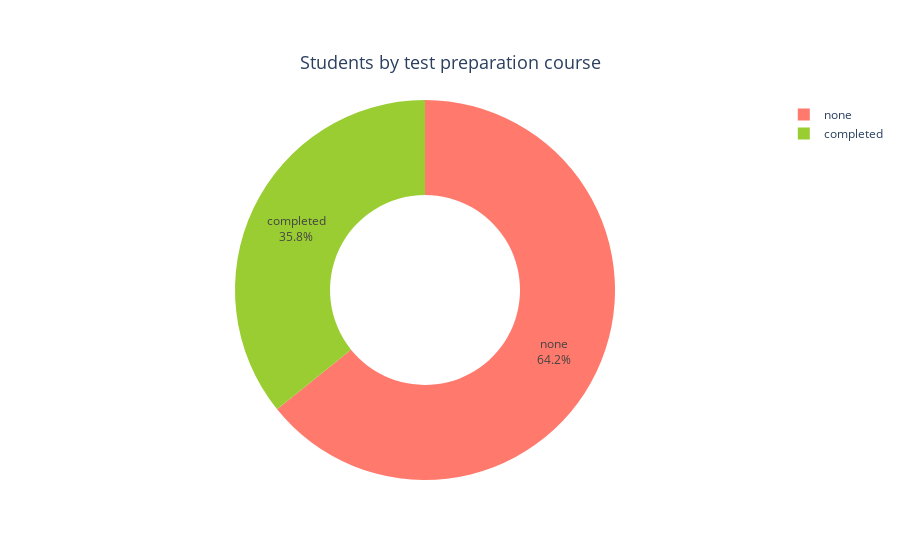

Write notebook code for a chart like this one.
### Markdown cell above
> Test preparation course

### Code cell
# Donut plot by test preparation course

gender=df['test preparation course'].value_counts()
colors=['#FF796C','#9ACD32']
donut=go.Pie(values = gender.values, labels=gender.index, marker=dict(colors=colors), textinfo='label+percent' , hole=0.5, pull= [0,0,0,0,0,0])
layout=go.Layout(title=dict(text='Students by test preparation course', x=.50,y=.90,font_size=18))
fig=go.Figure(data=donut,layout=layout)

fig.show()

### Figure 1 — Plotly figure (JSON) as saved in the notebook; plotly's stock layout.template omitted (floating-point values rounded to 4 significant figures)
{"data": [{"hole": 0.5, "labels": ["none", "completed"], "marker": {"colors": ["#FF796C", "#9ACD32"]}, "pull": [0, 0, 0, 0, 0, 0], "textinfo": "label+percent", "type": "pie", "values": [642, 358]}], "layout": {"title": {"font": {"size": 18}, "text": "Students by test preparation course", "x": 0.5, "y": 0.9}}}
